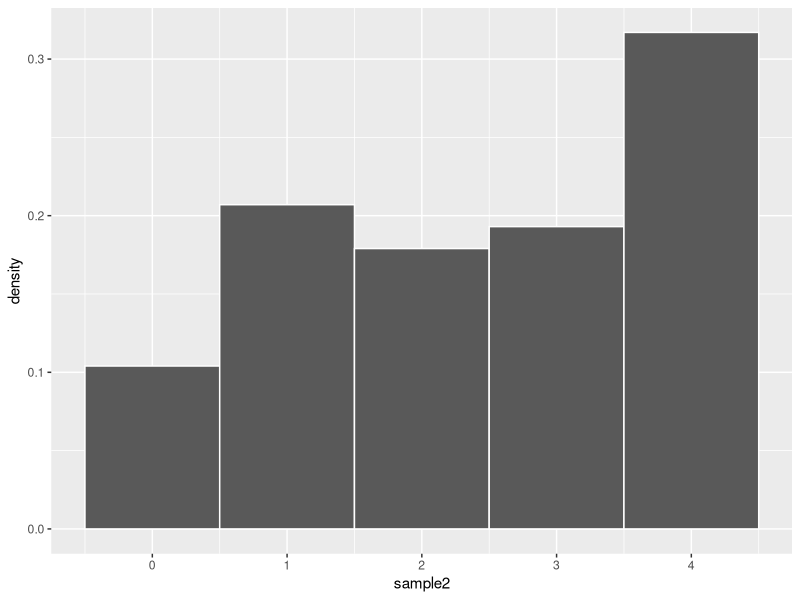
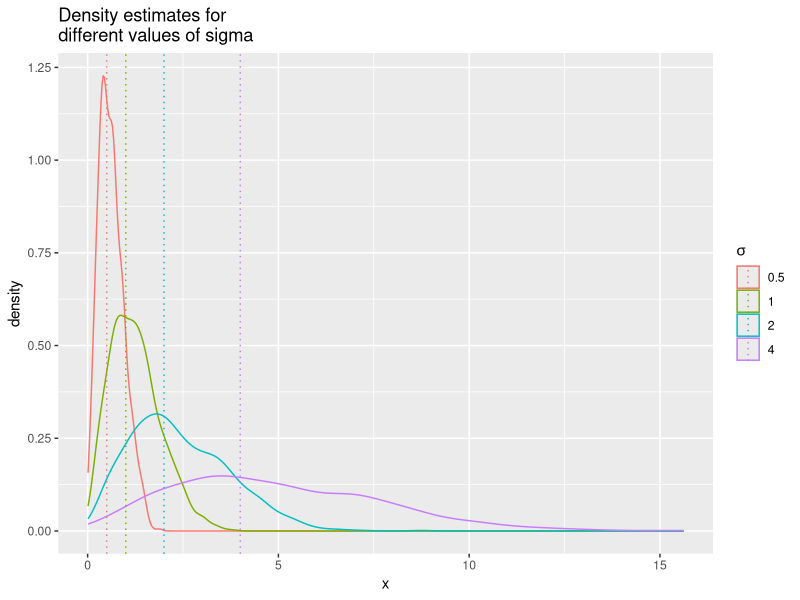
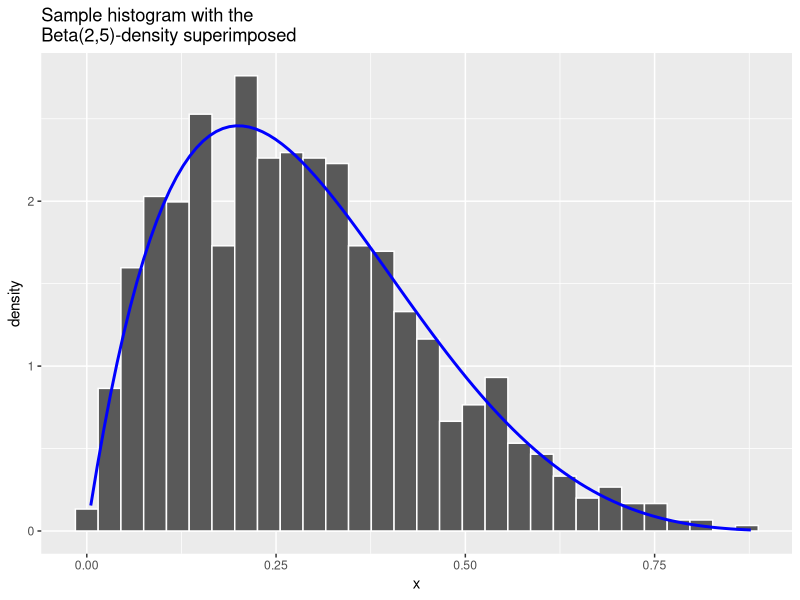
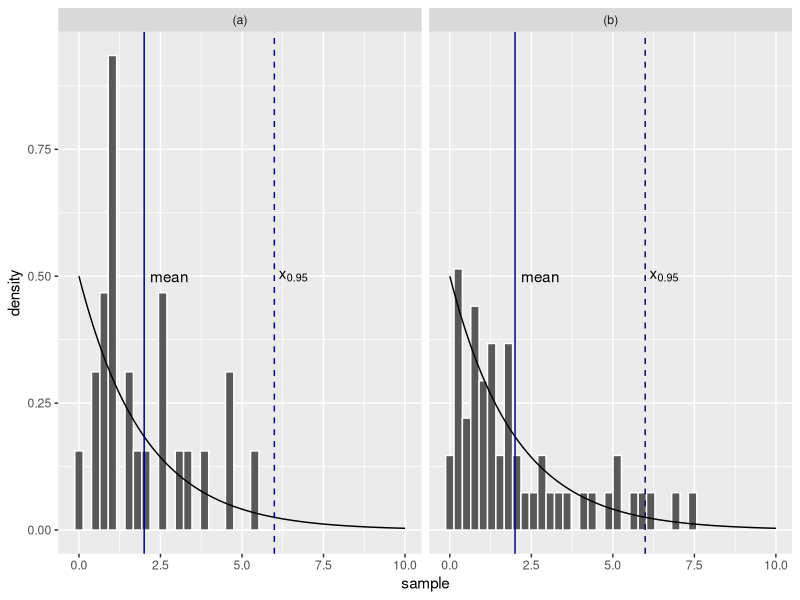
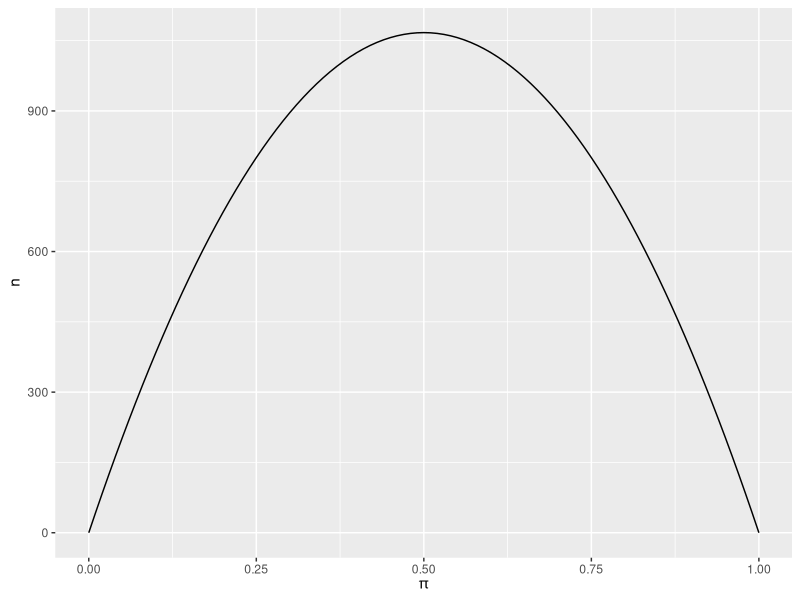

Here is the R script that generated these plots, in order:
## ---- chunk 1
n <- 1000 # sample size
x <- 0:4 # discrete values 0 to 4
p <- c(0.1, 0.2, 0.2, 0.2, 0.3) # probabilities
Fx <- cumsum(p) # gives you the cdf

set.seed(42) # for reproducibility

u <- runif(n) # 1st step

# This function executes the 2nd step for a given u
sample_inverse <- function(u) {
	min(x[u <= Fx])
}

# sapply is the user friendly version simply returning the vector with applied function on it
sample1 <- sapply(u, sample_inverse)
## ---- chunk 2
rel_freq <- table(sample1)/n
# Combine sample frequency and theoretical probabilities and round to 3 digits
round(rbind(rel_freq, p), 3)
## ---- chunk 3
sample2 <- sample(x, n, replace = TRUE, p)

library(ggplot2)
ggplot(data = data.frame(sample2), mapping = aes(x = sample2, y = stat(density))) +
	geom_histogram(binwidth = 1, color = "white")
## ---- chunk 4
rayleigh <- function(n, sigma) {
	u <- runif(n)
	x <- sigma * sqrt(-2 * log(u))
}
## ---- chunk 5
n <- 1000
sigmas <- c(0.5, 1, 2, 4)

set.seed(300)
rayleigh_samples <- lapply(sigmas, function(x) rayleigh(n, x))
## ---- chunk 6
rayleigh_data <- data.frame(sigma = rep(sigmas, each = n), rayleigh = unlist(rayleigh_samples))

library(ggplot2)
ggplot(rayleigh_data, aes(x = rayleigh, color = factor(sigma))) +
	# Add density
	geom_density() +
	# Add vertical lines corresponding to sigma
	geom_vline(aes(xintercept = sigma, color = factor(sigma)),
						 linetype = "dotted") +
	# Change labels
	labs(title = "Density estimates for\ndifferent values of sigma", x = "x",
			 color = expression(sigma))
## ---- chunk 7
set.seed(45)

n <- 1000 # sample size
k <- 0 # counter for accepted
j <- 0 # iterations
x <- numeric(n) # vector to store samples
while (k < n) {
	u <- runif(1) # uniform for u
	j <- j + 1
	y <- runif(1) # our envelope density is uniform, so y is also from uniform
	if (12 * y * (1 - y)^4 > u) {
		k <- k + 1
		x[k] <- y
	}
}
## ---- chunk 8
library(ggplot2)
ggplot(data.frame(x), aes(x)) +
	geom_histogram(aes(y = stat(density)), color = "white") +
	ggtitle("Sample histogram with the \nBeta(2,5)-density superimposed") +
	stat_function(fun = dbeta,
								# Specify arguments for dbeta with args = list(...)
								args = list(shape1 = 2, shape2 = 5),
								color = "blue", size = 1)
## ---- chunk 9
x.95 <- qexp(0.95, rate = 0.5)
(n_b <- 4.75*exp(x.95)/(x.95^2))
## ---- chunk 10
n_b <- 53
n_a <- 25

set.seed(56)

sample1 <- rexp(n_a, rate = 0.5)
sample2 <- rexp(n_b, rate = 0.5)

library(ggplot2)
sample_data <- data.frame(sample = c(sample1, sample2),
													size = rep(c("(a)", "(b)"), times = c(n_a, n_b)))
ggplot(sample_data, aes(sample)) +
	geom_histogram(aes(y = stat(density)), color = "white") +
	facet_wrap(~ size) +
	stat_function(fun = dexp, args = list(rate = 0.5), xlim = c(0, 10)) +
	# Add vertical line for the mean
	geom_vline(xintercept = 1/0.5, color = "darkblue") +
	# Annotate the line that this is the mean
	annotate(geom = "text", x = 1/0.5, y = 0.5, label = "mean", hjust = -0.15) +
	# Add vertical line for the quantile
	geom_vline(xintercept = qexp(0.95, rate = 0.5),
						 linetype = "dashed", color = "darkblue") +
	# Annotate the line that this is the quantile
	annotate(geom = "text", x = qexp(0.95, rate = 0.5), y = 0.5,
					 label = expression(x[0.95]), hjust = -0.15)
## ---- chunk 11
n_fun <- function(p, B, alpha) {
	qnorm(1 - alpha/2)^2 * p * (1 - p) / B^2
}

library(ggplot2)
p <- ggplot(data.frame(pi = c(0, 1)), aes(pi)) +
	stat_function(fun = n_fun, args = list(B = 0.03, alpha = 0.05)) +
	labs(x = expression(pi), y = "n")
p
## ---- chunk 12
(n_max <- n_fun(0.5, 0.03, 0.05))
## ---- chunk 13
(n_15 <- n_fun(0.15, 0.03, 0.05))
